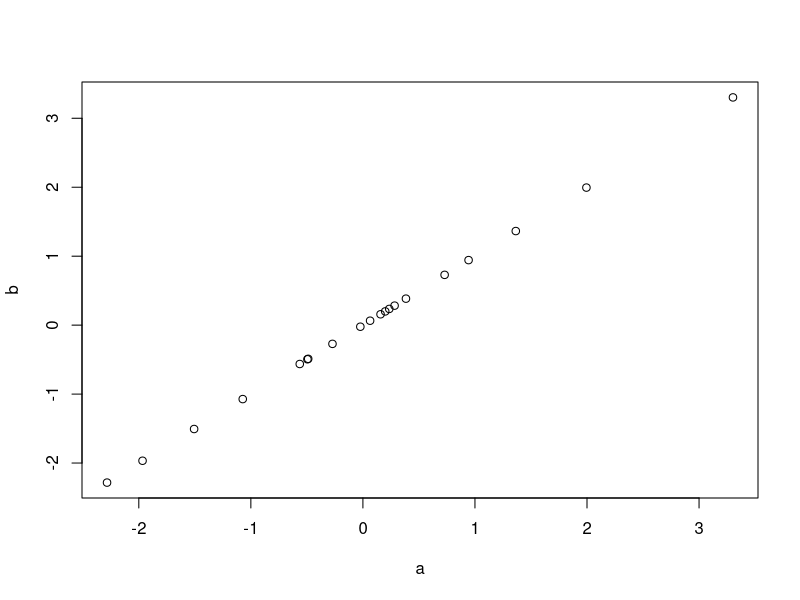

The R script that drew this image:
## ---- chunk 1
 # Aqui va el código R
 # Y tambien imágenes
 a<-rnorm(20, mean=0, sd=1)
 b<-a<-rnorm(20, mean=0, sd=1)
 plot(a,b)
